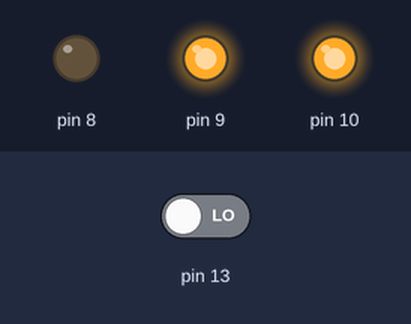
Bench run of a sketch on a simulated Arduino Uno, built with avr-gcc and run on an emulated ATmega328P. Shown: output pins drawn as LEDs (lit = HIGH). Dashed ring = blinking. Inputs (shaded band) come from the test bench; at power-on: pin 13 LOW.

Above: at 1.2 s.
1.3 s: pin 13 driven HIGH
At 1.6 s:
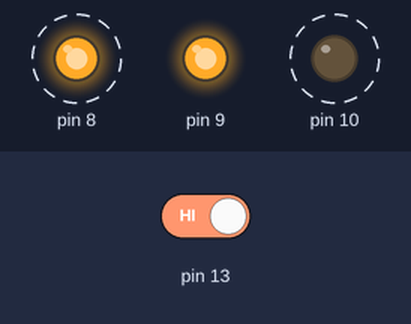
At 3.2 s:
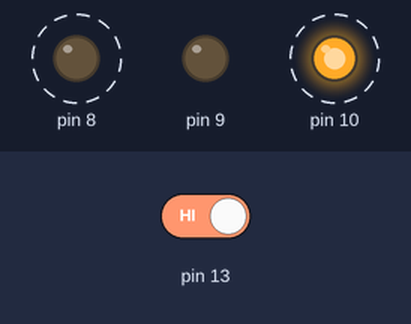
4.3 s: pin 13 driven LOW
At 5.4 s:
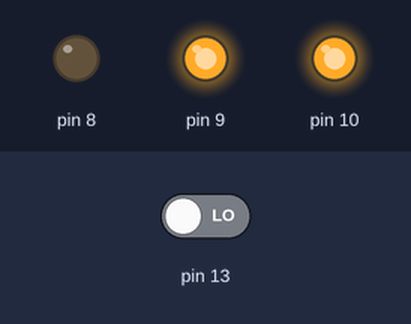
Timing chart, 0 to 7.3 s (numbered marks = the images above; inputs shaded):
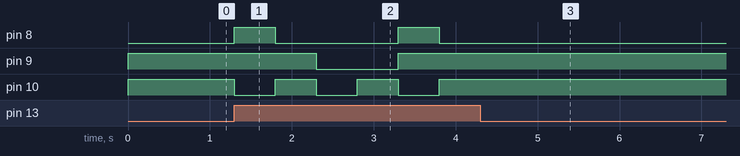

The sketch:

portao_automatico.ino
```cpp
int bot;
bool isOpened = false;
bool emergency = false;
int lastMs = 10000;

void setup()
{
  pinMode(13, INPUT);
  pinMode(10, OUTPUT);
  pinMode(9, OUTPUT);
  pinMode(8, OUTPUT);
  //pinMode(7, OUTPUT);
}

void loop()
{

  bot = digitalRead(13);
  if(bot == HIGH)
  {
    if(isOpened == false)
    {
      digitalWrite(10, LOW);
      digitalWrite(9, HIGH);
      digitalWrite(8, HIGH);

      lastMs = delayLoop(lastMs);

      digitalWrite(10, HIGH);
      digitalWrite(8, LOW);
      delay(500);
      isOpened = true;
    }
    else
    {
      digitalWrite(10, LOW);
      digitalWrite(9, LOW);

      lastMs = delayLoop(lastMs);

      digitalWrite(10, HIGH);
      delay(500);
      isOpened = false;
    }
  }
  else
  {
    digitalWrite(10, HIGH);
    digitalWrite(9, HIGH);
  }
}

int delayLoop(int ms)
{
  int loopCount;
  int i;
  delay(500); // Para evitar leitura dupla do botão

  //Para setar o timing da emergência VS abertura/fechamento completo
  if(ms > 100){ loopCount = ms / 100; }
  else{	loopCount = 100; ms = 10000; }

  for(i=0; i<=loopCount; i++)
  {
    if(digitalRead(13) == HIGH) { emergency = true; }
    if(emergency == false){ delay(100); }
    else{ emergency = false; break; }
  }
  return (loopCount-i)*100; // Retorna o tempo restante caso seja interrompido a abertura do portão
}
```

Measured:
- after the input at 1.3 s, pin 8: alternates HIGH for 0.50 s and LOW for 1.5 s, starting at once; pin 9: HIGH → LOW after 1.0 s, → HIGH 1.0 s later; pin 10: alternates HIGH for 0.50 s and LOW for 0.50 s, starting at once
- after the input at 4.3 s, pin 8: stops changing and stays LOW; pin 9, pin 10: stops changing and stays HIGH
